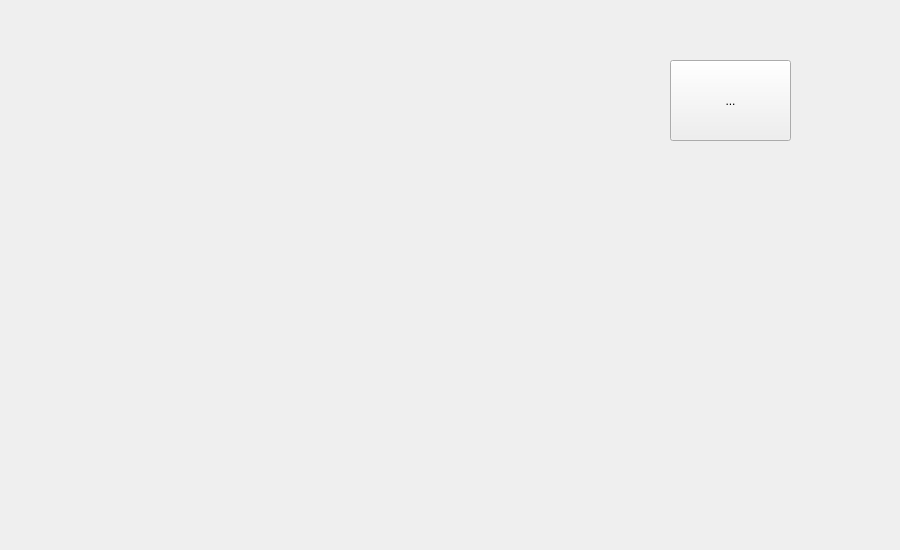
<?xml version="1.0" encoding="UTF-8"?>
<ui version="4.0">
 <class>MainWindow</class>
 <widget class="QMainWindow" name="MainWindow">
  <property name="geometry">
   <rect>
    <x>0</x>
    <y>0</y>
    <width>900</width>
    <height>550</height>
   </rect>
  </property>
  <property name="windowTitle">
   <string>Library Management System</string>
  </property>
  <widget class="QWidget" name="centralwidget">
   <widget class="QToolButton" name="toolButton_addBook">
    <property name="geometry">
     <rect>
      <x>670</x>
      <y>60</y>
      <width>121</width>
      <height>81</height>
     </rect>
    </property>
    <property name="text">
     <string>...</string>
    </property>
    <property name="toolButtonStyle">
     <enum>Qt::ToolButtonTextUnderIcon</enum>
    </property>
   </widget>
  </widget>
 </widget>
 <resources/>
 <connections/>
</ui>
